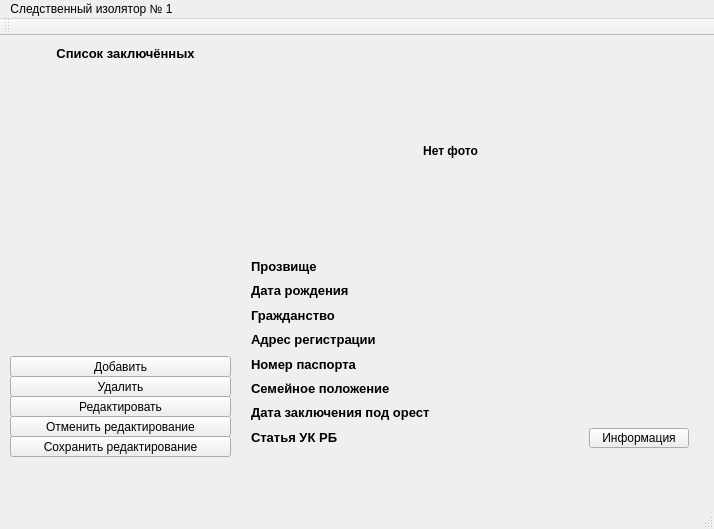
<?xml version="1.0" encoding="UTF-8"?>
<ui version="4.0">
 <class>ZekMainMenu</class>
 <widget class="QMainWindow" name="ZekMainMenu">
  <property name="geometry">
   <rect>
    <x>0</x>
    <y>0</y>
    <width>714</width>
    <height>529</height>
   </rect>
  </property>
  <property name="windowTitle">
   <string>ZekMainMenu</string>
  </property>
  <widget class="QWidget" name="centralWidget">
   <widget class="QListWidget" name="listWidget">
    <property name="geometry">
     <rect>
      <x>10</x>
      <y>40</y>
      <width>221</width>
      <height>271</height>
     </rect>
    </property>
    <property name="styleSheet">
     <string notr="true">QListWidget{
	background-color:rgba(0,255,0,0);
	border : 1px;
}</string>
    </property>
    <property name="verticalScrollBarPolicy">
     <enum>Qt::ScrollBarAlwaysOff</enum>
    </property>
    <property name="horizontalScrollBarPolicy">
     <enum>Qt::ScrollBarAlwaysOff</enum>
    </property>
    <property name="verticalScrollMode">
     <enum>QAbstractItemView::ScrollPerPixel</enum>
    </property>
   </widget>
   <widget class="QLabel" name="label_8">
    <property name="geometry">
     <rect>
      <x>240</x>
      <y>40</y>
      <width>421</width>
      <height>151</height>
     </rect>
    </property>
    <property name="text">
     <string>&lt;html&gt;&lt;head/&gt;&lt;body&gt;&lt;p align=&quot;center&quot;&gt;&lt;span style=&quot; font-size:9pt; font-weight:600;&quot;&gt;Нет фото&lt;/span&gt;&lt;/p&gt;&lt;/body&gt;&lt;/html&gt;</string>
    </property>
   </widget>
   <widget class="QLabel" name="label_24">
    <property name="geometry">
     <rect>
      <x>10</x>
      <y>10</y>
      <width>231</width>
      <height>16</height>
     </rect>
    </property>
    <property name="text">
     <string>&lt;html&gt;&lt;head/&gt;&lt;body&gt;&lt;p align=&quot;center&quot;&gt;&lt;span style=&quot; font-size:10pt; font-weight:600;&quot;&gt;Список заключённых&lt;/span&gt;&lt;/p&gt;&lt;/body&gt;&lt;/html&gt;</string>
    </property>
   </widget>
   <widget class="QPushButton" name="pushButton_2">
    <property name="geometry">
     <rect>
      <x>10</x>
      <y>320</y>
      <width>221</width>
      <height>21</height>
     </rect>
    </property>
    <property name="text">
     <string>Добавить</string>
    </property>
   </widget>
   <widget class="QPushButton" name="pushButton_3">
    <property name="geometry">
     <rect>
      <x>10</x>
      <y>360</y>
      <width>221</width>
      <height>21</height>
     </rect>
    </property>
    <property name="text">
     <string>Редактировать</string>
    </property>
   </widget>
   <widget class="QPushButton" name="pushButton_4">
    <property name="geometry">
     <rect>
      <x>10</x>
      <y>340</y>
      <width>221</width>
      <height>21</height>
     </rect>
    </property>
    <property name="text">
     <string>Удалить</string>
    </property>
   </widget>
   <widget class="QPushButton" name="pushButton_5">
    <property name="geometry">
     <rect>
      <x>10</x>
      <y>380</y>
      <width>221</width>
      <height>21</height>
     </rect>
    </property>
    <property name="text">
     <string>Отменить редактирование</string>
    </property>
   </widget>
   <widget class="QPushButton" name="pushButton_6">
    <property name="geometry">
     <rect>
      <x>10</x>
      <y>400</y>
      <width>221</width>
      <height>21</height>
     </rect>
    </property>
    <property name="text">
     <string>Сохранить редактирование</string>
    </property>
   </widget>
   <widget class="QWidget" name="layoutWidget">
    <property name="geometry">
     <rect>
      <x>240</x>
      <y>210</y>
      <width>460</width>
      <height>211</height>
     </rect>
    </property>
    <layout class="QHBoxLayout" name="horizontalLayout">
     <item>
      <layout class="QVBoxLayout" name="verticalLayout">
       <item>
        <widget class="QLabel" name="label">
         <property name="font">
          <font>
           <family>Lao UI</family>
           <pointsize>10</pointsize>
           <weight>75</weight>
           <bold>true</bold>
          </font>
         </property>
         <property name="text">
          <string>Прозвище</string>
         </property>
        </widget>
       </item>
       <item>
        <widget class="QLabel" name="label_2">
         <property name="font">
          <font>
           <family>Lao UI</family>
           <pointsize>10</pointsize>
           <weight>75</weight>
           <bold>true</bold>
          </font>
         </property>
         <property name="text">
          <string>Дата рождения</string>
         </property>
        </widget>
       </item>
       <item>
        <widget class="QLabel" name="label_23">
         <property name="font">
          <font>
           <family>Lao UI</family>
           <pointsize>10</pointsize>
           <weight>75</weight>
           <bold>true</bold>
          </font>
         </property>
         <property name="text">
          <string>Гражданство</string>
         </property>
        </widget>
       </item>
       <item>
        <widget class="QLabel" name="label_5">
         <property name="font">
          <font>
           <family>Lao UI</family>
           <pointsize>10</pointsize>
           <weight>75</weight>
           <bold>true</bold>
          </font>
         </property>
         <property name="text">
          <string>Адрес регистрации</string>
         </property>
        </widget>
       </item>
       <item>
        <widget class="QLabel" name="label_6">
         <property name="font">
          <font>
           <family>Lao UI</family>
           <pointsize>10</pointsize>
           <weight>75</weight>
           <bold>true</bold>
          </font>
         </property>
         <property name="text">
          <string>Номер паспорта</string>
         </property>
        </widget>
       </item>
       <item>
        <widget class="QLabel" name="label_4">
         <property name="font">
          <font>
           <family>Lao UI</family>
           <pointsize>10</pointsize>
           <weight>75</weight>
           <bold>true</bold>
          </font>
         </property>
         <property name="text">
          <string>Семейное положение</string>
         </property>
        </widget>
       </item>
       <item>
        <widget class="QLabel" name="label_7">
         <property name="minimumSize">
          <size>
           <width>200</width>
           <height>0</height>
          </size>
         </property>
         <property name="maximumSize">
          <size>
           <width>200</width>
           <height>16777215</height>
          </size>
         </property>
         <property name="font">
          <font>
           <family>Lao UI</family>
           <pointsize>10</pointsize>
           <weight>75</weight>
           <bold>true</bold>
          </font>
         </property>
         <property name="text">
          <string>Дата заключения под орест</string>
         </property>
         <property name="wordWrap">
          <bool>true</bool>
         </property>
        </widget>
       </item>
       <item>
        <widget class="QLabel" name="label_3">
         <property name="font">
          <font>
           <family>Lao UI</family>
           <pointsize>10</pointsize>
           <weight>75</weight>
           <bold>true</bold>
          </font>
         </property>
         <property name="text">
          <string>Статья УК РБ</string>
         </property>
        </widget>
       </item>
      </layout>
     </item>
     <item>
      <layout class="QVBoxLayout" name="verticalLayout_2">
       <item>
        <widget class="QTextEdit" name="textEdit">
         <property name="enabled">
          <bool>false</bool>
         </property>
         <property name="minimumSize">
          <size>
           <width>200</width>
           <height>20</height>
          </size>
         </property>
         <property name="maximumSize">
          <size>
           <width>200</width>
           <height>20</height>
          </size>
         </property>
         <property name="styleSheet">
          <string notr="true">QTextEdit{
	background-color:rgba(0,255,0,0);
	border : 1px;
}</string>
         </property>
         <property name="verticalScrollBarPolicy">
          <enum>Qt::ScrollBarAlwaysOff</enum>
         </property>
         <property name="horizontalScrollBarPolicy">
          <enum>Qt::ScrollBarAlwaysOff</enum>
         </property>
         <property name="html">
          <string>&lt;!DOCTYPE HTML PUBLIC &quot;-//W3C//DTD HTML 4.0//EN&quot; &quot;http://www.w3.org/TR/REC-html40/strict.dtd&quot;&gt;
&lt;html&gt;&lt;head&gt;&lt;meta name=&quot;qrichtext&quot; content=&quot;1&quot; /&gt;&lt;style type=&quot;text/css&quot;&gt;
p, li { white-space: pre-wrap; }
&lt;/style&gt;&lt;/head&gt;&lt;body style=&quot; font-family:'MS Shell Dlg 2'; font-size:8.25pt; font-weight:400; font-style:normal;&quot;&gt;
&lt;p style=&quot;-qt-paragraph-type:empty; margin-top:0px; margin-bottom:0px; margin-left:0px; margin-right:0px; -qt-block-indent:0; text-indent:0px;&quot;&gt;&lt;br /&gt;&lt;/p&gt;&lt;/body&gt;&lt;/html&gt;</string>
         </property>
        </widget>
       </item>
       <item>
        <widget class="QTextEdit" name="textEdit_2">
         <property name="enabled">
          <bool>false</bool>
         </property>
         <property name="minimumSize">
          <size>
           <width>200</width>
           <height>20</height>
          </size>
         </property>
         <property name="maximumSize">
          <size>
           <width>150</width>
           <height>20</height>
          </size>
         </property>
         <property name="styleSheet">
          <string notr="true">QTextEdit{
	background-color:rgba(0,255,0,0);
	border : 1px;
}</string>
         </property>
         <property name="verticalScrollBarPolicy">
          <enum>Qt::ScrollBarAlwaysOff</enum>
         </property>
         <property name="horizontalScrollBarPolicy">
          <enum>Qt::ScrollBarAlwaysOff</enum>
         </property>
        </widget>
       </item>
       <item>
        <widget class="QTextEdit" name="textEdit_3">
         <property name="enabled">
          <bool>false</bool>
         </property>
         <property name="minimumSize">
          <size>
           <width>200</width>
           <height>20</height>
          </size>
         </property>
         <property name="maximumSize">
          <size>
           <width>150</width>
           <height>20</height>
          </size>
         </property>
         <property name="styleSheet">
          <string notr="true">QTextEdit{
	background-color:rgba(0,255,0,0);
	border : 1px;
}</string>
         </property>
         <property name="verticalScrollBarPolicy">
          <enum>Qt::ScrollBarAlwaysOff</enum>
         </property>
         <property name="horizontalScrollBarPolicy">
          <enum>Qt::ScrollBarAlwaysOff</enum>
         </property>
        </widget>
       </item>
       <item>
        <widget class="QTextEdit" name="textEdit_4">
         <property name="enabled">
          <bool>false</bool>
         </property>
         <property name="minimumSize">
          <size>
           <width>200</width>
           <height>20</height>
          </size>
         </property>
         <property name="maximumSize">
          <size>
           <width>150</width>
           <height>20</height>
          </size>
         </property>
         <property name="styleSheet">
          <string notr="true">QTextEdit{
	background-color:rgba(0,255,0,0);
	border : 1px;
}</string>
         </property>
         <property name="verticalScrollBarPolicy">
          <enum>Qt::ScrollBarAlwaysOff</enum>
         </property>
         <property name="horizontalScrollBarPolicy">
          <enum>Qt::ScrollBarAlwaysOff</enum>
         </property>
         <property name="undoRedoEnabled">
          <bool>true</bool>
         </property>
         <property name="html">
          <string>&lt;!DOCTYPE HTML PUBLIC &quot;-//W3C//DTD HTML 4.0//EN&quot; &quot;http://www.w3.org/TR/REC-html40/strict.dtd&quot;&gt;
&lt;html&gt;&lt;head&gt;&lt;meta name=&quot;qrichtext&quot; content=&quot;1&quot; /&gt;&lt;style type=&quot;text/css&quot;&gt;
p, li { white-space: pre-wrap; }
&lt;/style&gt;&lt;/head&gt;&lt;body style=&quot; font-family:'MS Shell Dlg 2'; font-size:8.25pt; font-weight:400; font-style:normal;&quot;&gt;
&lt;p style=&quot;-qt-paragraph-type:empty; margin-top:0px; margin-bottom:0px; margin-left:0px; margin-right:0px; -qt-block-indent:0; text-indent:0px;&quot;&gt;&lt;br /&gt;&lt;/p&gt;&lt;/body&gt;&lt;/html&gt;</string>
         </property>
        </widget>
       </item>
       <item>
        <widget class="QTextEdit" name="textEdit_5">
         <property name="enabled">
          <bool>false</bool>
         </property>
         <property name="minimumSize">
          <size>
           <width>200</width>
           <height>20</height>
          </size>
         </property>
         <property name="maximumSize">
          <size>
           <width>150</width>
           <height>20</height>
          </size>
         </property>
         <property name="styleSheet">
          <string notr="true">QTextEdit{
	background-color:rgba(0,255,0,0);
	border : 1px;
}</string>
         </property>
         <property name="verticalScrollBarPolicy">
          <enum>Qt::ScrollBarAlwaysOff</enum>
         </property>
         <property name="horizontalScrollBarPolicy">
          <enum>Qt::ScrollBarAlwaysOff</enum>
         </property>
        </widget>
       </item>
       <item>
        <widget class="QTextEdit" name="textEdit_6">
         <property name="enabled">
          <bool>false</bool>
         </property>
         <property name="minimumSize">
          <size>
           <width>200</width>
           <height>20</height>
          </size>
         </property>
         <property name="maximumSize">
          <size>
           <width>150</width>
           <height>20</height>
          </size>
         </property>
         <property name="styleSheet">
          <string notr="true">QTextEdit{
	background-color:rgba(0,255,0,0);
	border : 1px;
}</string>
         </property>
         <property name="verticalScrollBarPolicy">
          <enum>Qt::ScrollBarAlwaysOff</enum>
         </property>
         <property name="horizontalScrollBarPolicy">
          <enum>Qt::ScrollBarAlwaysOff</enum>
         </property>
        </widget>
       </item>
       <item>
        <widget class="QTextEdit" name="textEdit_7">
         <property name="enabled">
          <bool>false</bool>
         </property>
         <property name="minimumSize">
          <size>
           <width>200</width>
           <height>20</height>
          </size>
         </property>
         <property name="maximumSize">
          <size>
           <width>150</width>
           <height>20</height>
          </size>
         </property>
         <property name="styleSheet">
          <string notr="true">QTextEdit{
	background-color:rgba(0,255,0,0);
	border : 1px;
}</string>
         </property>
         <property name="verticalScrollBarPolicy">
          <enum>Qt::ScrollBarAlwaysOff</enum>
         </property>
         <property name="horizontalScrollBarPolicy">
          <enum>Qt::ScrollBarAlwaysOff</enum>
         </property>
        </widget>
       </item>
       <item>
        <layout class="QHBoxLayout" name="horizontalLayout_4">
         <item>
          <widget class="QTextEdit" name="textEdit_22">
           <property name="enabled">
            <bool>false</bool>
           </property>
           <property name="minimumSize">
            <size>
             <width>140</width>
             <height>20</height>
            </size>
           </property>
           <property name="maximumSize">
            <size>
             <width>140</width>
             <height>20</height>
            </size>
           </property>
           <property name="styleSheet">
            <string notr="true">QTextEdit{
	background-color:rgba(0,255,0,0);
	border : 1px;
}</string>
           </property>
           <property name="verticalScrollBarPolicy">
            <enum>Qt::ScrollBarAlwaysOff</enum>
           </property>
           <property name="horizontalScrollBarPolicy">
            <enum>Qt::ScrollBarAlwaysOff</enum>
           </property>
           <property name="undoRedoEnabled">
            <bool>true</bool>
           </property>
           <property name="html">
            <string>&lt;!DOCTYPE HTML PUBLIC &quot;-//W3C//DTD HTML 4.0//EN&quot; &quot;http://www.w3.org/TR/REC-html40/strict.dtd&quot;&gt;
&lt;html&gt;&lt;head&gt;&lt;meta name=&quot;qrichtext&quot; content=&quot;1&quot; /&gt;&lt;style type=&quot;text/css&quot;&gt;
p, li { white-space: pre-wrap; }
&lt;/style&gt;&lt;/head&gt;&lt;body style=&quot; font-family:'MS Shell Dlg 2'; font-size:8.25pt; font-weight:400; font-style:normal;&quot;&gt;
&lt;p style=&quot;-qt-paragraph-type:empty; margin-top:0px; margin-bottom:0px; margin-left:0px; margin-right:0px; -qt-block-indent:0; text-indent:0px;&quot;&gt;&lt;br /&gt;&lt;/p&gt;&lt;/body&gt;&lt;/html&gt;</string>
           </property>
          </widget>
         </item>
         <item>
          <widget class="QPushButton" name="pushButton">
           <property name="enabled">
            <bool>true</bool>
           </property>
           <property name="minimumSize">
            <size>
             <width>100</width>
             <height>20</height>
            </size>
           </property>
           <property name="maximumSize">
            <size>
             <width>100</width>
             <height>20</height>
            </size>
           </property>
           <property name="text">
            <string>Информация</string>
           </property>
          </widget>
         </item>
        </layout>
       </item>
      </layout>
     </item>
    </layout>
   </widget>
  </widget>
  <widget class="QMenuBar" name="menuBar">
   <property name="geometry">
    <rect>
     <x>0</x>
     <y>0</y>
     <width>714</width>
     <height>21</height>
    </rect>
   </property>
   <widget class="QMenu" name="menu">
    <property name="title">
     <string>Следственный изолятор № 1</string>
    </property>
   </widget>
   <addaction name="menu"/>
  </widget>
  <widget class="QToolBar" name="mainToolBar">
   <attribute name="toolBarArea">
    <enum>TopToolBarArea</enum>
   </attribute>
   <attribute name="toolBarBreak">
    <bool>false</bool>
   </attribute>
  </widget>
  <widget class="QStatusBar" name="statusBar"/>
  <action name="action">
   <property name="text">
    <string>Сортировать</string>
   </property>
  </action>
 </widget>
 <layoutdefault spacing="6" margin="11"/>
 <resources/>
 <connections/>
</ui>
